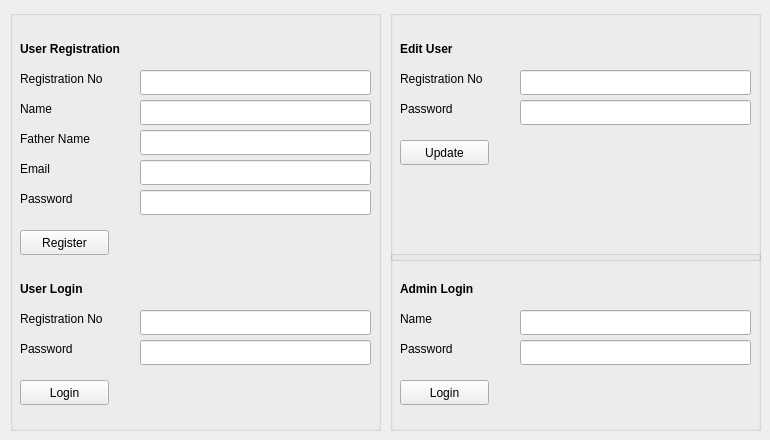
    <widget class="QWidget" name="tab">
     <attribute name="title">
      <string>Tab 1</string>
     </attribute>
     <widget class="QGroupBox" name="groupBox">
      <property name="geometry">
       <rect>
        <x>10</x>
        <y>10</y>
        <width>371</width>
        <height>421</height>
       </rect>
      </property>
      <property name="title">
       <string/>
      </property>
      <widget class="QLabel" name="label_5">
       <property name="geometry">
        <rect>
         <x>10</x>
         <y>150</y>
         <width>111</width>
         <height>17</height>
        </rect>
       </property>
       <property name="font">
        <font>
         <weight>50</weight>
         <bold>false</bold>
        </font>
       </property>
       <property name="text">
        <string>Email</string>
       </property>
      </widget>
      <widget class="QLabel" name="label_4">
       <property name="geometry">
        <rect>
         <x>10</x>
         <y>120</y>
         <width>111</width>
         <height>17</height>
        </rect>
       </property>
       <property name="font">
        <font>
         <weight>50</weight>
         <bold>false</bold>
        </font>
       </property>
       <property name="text">
        <string>Father Name</string>
       </property>
      </widget>
      <widget class="QLabel" name="label_8">
       <property name="geometry">
        <rect>
         <x>10</x>
         <y>330</y>
         <width>111</width>
         <height>17</height>
        </rect>
       </property>
       <property name="font">
        <font>
         <weight>50</weight>
         <bold>false</bold>
        </font>
       </property>
       <property name="text">
        <string>Password</string>
       </property>
      </widget>
      <widget class="QLineEdit" name="lineEdit_6">
       <property name="geometry">
        <rect>
         <x>130</x>
         <y>300</y>
         <width>231</width>
         <height>25</height>
        </rect>
       </property>
      </widget>
      <widget class="QPushButton" name="pushButton_7">
       <property name="geometry">
        <rect>
         <x>10</x>
         <y>370</y>
         <width>89</width>
         <height>25</height>
        </rect>
       </property>
       <property name="text">
        <string>Login</string>
       </property>
      </widget>
      <widget class="QPushButton" name="pushButton_6">
       <property name="geometry">
        <rect>
         <x>10</x>
         <y>220</y>
         <width>89</width>
         <height>25</height>
        </rect>
       </property>
       <property name="text">
        <string>Register</string>
       </property>
      </widget>
      <widget class="QLineEdit" name="lineEdit_2">
       <property name="geometry">
        <rect>
         <x>130</x>
         <y>90</y>
         <width>231</width>
         <height>25</height>
        </rect>
       </property>
      </widget>
      <widget class="QLabel" name="label_3">
       <property name="geometry">
        <rect>
         <x>10</x>
         <y>90</y>
         <width>111</width>
         <height>17</height>
        </rect>
       </property>
       <property name="font">
        <font>
         <weight>50</weight>
         <bold>false</bold>
        </font>
       </property>
       <property name="text">
        <string>Name</string>
       </property>
      </widget>
      <widget class="QLabel" name="label">
       <property name="geometry">
        <rect>
         <x>10</x>
         <y>30</y>
         <width>131</width>
         <height>17</height>
        </rect>
       </property>
       <property name="font">
        <font>
         <weight>75</weight>
         <bold>true</bold>
        </font>
       </property>
       <property name="text">
        <string>User Registration</string>
       </property>
      </widget>
      <widget class="QLineEdit" name="lineEdit_4">
       <property name="geometry">
        <rect>
         <x>130</x>
         <y>150</y>
         <width>231</width>
         <height>25</height>
        </rect>
       </property>
      </widget>
      <widget class="QLabel" name="label_2">
       <property name="geometry">
        <rect>
         <x>10</x>
         <y>60</y>
         <width>111</width>
         <height>17</height>
        </rect>
       </property>
       <property name="font">
        <font>
         <weight>50</weight>
         <bold>false</bold>
        </font>
       </property>
       <property name="text">
        <string>Registration No</string>
       </property>
      </widget>
      <widget class="QLineEdit" name="lineEdit_3">
       <property name="geometry">
        <rect>
         <x>130</x>
         <y>120</y>
         <width>231</width>
         <height>25</height>
        </rect>
       </property>
      </widget>
      <widget class="QLineEdit" name="lineEdit_5">
       <property name="geometry">
        <rect>
         <x>130</x>
         <y>180</y>
         <width>231</width>
         <height>25</height>
        </rect>
       </property>
       <property name="echoMode">
        <enum>QLineEdit::Password</enum>
       </property>
      </widget>
      <widget class="QLabel" name="label_7">
       <property name="geometry">
        <rect>
         <x>10</x>
         <y>270</y>
         <width>131</width>
         <height>17</height>
        </rect>
       </property>
       <property name="font">
        <font>
         <weight>75</weight>
         <bold>true</bold>
        </font>
       </property>
       <property name="text">
        <string>User Login</string>
       </property>
      </widget>
      <widget class="QLineEdit" name="lineEdit_7">
       <property name="geometry">
        <rect>
         <x>130</x>
         <y>330</y>
         <width>231</width>
         <height>25</height>
        </rect>
       </property>
       <property name="echoMode">
        <enum>QLineEdit::Password</enum>
       </property>
      </widget>
      <widget class="QLineEdit" name="lineEdit">
       <property name="geometry">
        <rect>
         <x>130</x>
         <y>60</y>
         <width>231</width>
         <height>25</height>
        </rect>
       </property>
      </widget>
      <widget class="QLabel" name="label_9">
       <property name="geometry">
        <rect>
         <x>10</x>
         <y>300</y>
         <width>111</width>
         <height>17</height>
        </rect>
       </property>
       <property name="font">
        <font>
         <weight>50</weight>
         <bold>false</bold>
        </font>
       </property>
       <property name="text">
        <string>Registration No</string>
       </property>
      </widget>
      <widget class="QLabel" name="label_6">
       <property name="geometry">
        <rect>
         <x>10</x>
         <y>180</y>
         <width>111</width>
         <height>17</height>
        </rect>
       </property>
       <property name="font">
        <font>
         <weight>50</weight>
         <bold>false</bold>
        </font>
       </property>
       <property name="text">
        <string>Password</string>
       </property>
      </widget>
     </widget>
     <widget class="QGroupBox" name="groupBox_2">
      <property name="enabled">
       <bool>true</bool>
      </property>
      <property name="geometry">
       <rect>
        <x>390</x>
        <y>10</y>
        <width>371</width>
        <height>251</height>
       </rect>
      </property>
      <property name="title">
       <string/>
      </property>
      <widget class="QLineEdit" name="lineEdit_23">
       <property name="geometry">
        <rect>
         <x>130</x>
         <y>60</y>
         <width>231</width>
         <height>25</height>
        </rect>
       </property>
      </widget>
      <widget class="QLabel" name="label_31">
       <property name="geometry">
        <rect>
         <x>10</x>
         <y>60</y>
         <width>111</width>
         <height>17</height>
        </rect>
       </property>
       <property name="font">
        <font>
         <weight>50</weight>
         <bold>false</bold>
        </font>
       </property>
       <property name="text">
        <string>Registration No</string>
       </property>
      </widget>
      <widget class="QLabel" name="label_28">
       <property name="geometry">
        <rect>
         <x>10</x>
         <y>30</y>
         <width>131</width>
         <height>17</height>
        </rect>
       </property>
       <property name="font">
        <font>
         <weight>75</weight>
         <bold>true</bold>
        </font>
       </property>
       <property name="text">
        <string>Edit User</string>
       </property>
      </widget>
      <widget class="QLabel" name="label_30">
       <property name="geometry">
        <rect>
         <x>10</x>
         <y>90</y>
         <width>111</width>
         <height>17</height>
        </rect>
       </property>
       <property name="font">
        <font>
         <weight>50</weight>
         <bold>false</bold>
        </font>
       </property>
       <property name="text">
        <string>Password</string>
       </property>
      </widget>
      <widget class="QPushButton" name="pushButton_13">
       <property name="geometry">
        <rect>
         <x>10</x>
         <y>130</y>
         <width>89</width>
         <height>25</height>
        </rect>
       </property>
       <property name="text">
        <string>Update</string>
       </property>
      </widget>
      <widget class="QLineEdit" name="lineEdit_25">
       <property name="geometry">
        <rect>
         <x>130</x>
         <y>90</y>
         <width>231</width>
         <height>25</height>
        </rect>
       </property>
       <property name="echoMode">
        <enum>QLineEdit::Password</enum>
       </property>
      </widget>
     </widget>
     <widget class="QGroupBox" name="groupBox_3">
      <property name="geometry">
       <rect>
        <x>390</x>
        <y>250</y>
        <width>371</width>
        <height>181</height>
       </rect>
      </property>
      <property name="title">
       <string/>
      </property>
      <widget class="QLineEdit" name="lineEdit_9">
       <property name="geometry">
        <rect>
         <x>130</x>
         <y>90</y>
         <width>231</width>
         <height>25</height>
        </rect>
       </property>
       <property name="echoMode">
        <enum>QLineEdit::Password</enum>
       </property>
      </widget>
      <widget class="QLabel" name="label_11">
       <property name="geometry">
        <rect>
         <x>10</x>
         <y>60</y>
         <width>111</width>
         <height>17</height>
        </rect>
       </property>
       <property name="font">
        <font>
         <weight>50</weight>
         <bold>false</bold>
        </font>
       </property>
       <property name="text">
        <string>Name</string>
       </property>
      </widget>
      <widget class="QLabel" name="label_10">
       <property name="geometry">
        <rect>
         <x>10</x>
         <y>30</y>
         <width>131</width>
         <height>17</height>
        </rect>
       </property>
       <property name="font">
        <font>
         <weight>75</weight>
         <bold>true</bold>
        </font>
       </property>
       <property name="text">
        <string>Admin Login</string>
       </property>
      </widget>
      <widget class="QLabel" name="label_12">
       <property name="geometry">
        <rect>
         <x>10</x>
         <y>90</y>
         <width>111</width>
         <height>17</height>
        </rect>
       </property>
       <property name="font">
        <font>
         <weight>50</weight>
         <bold>false</bold>
        </font>
       </property>
       <property name="text">
        <string>Password</string>
       </property>
      </widget>
      <widget class="QPushButton" name="pushButton_8">
       <property name="enabled">
        <bool>true</bool>
       </property>
       <property name="geometry">
        <rect>
         <x>10</x>
         <y>130</y>
         <width>89</width>
         <height>25</height>
        </rect>
       </property>
       <property name="text">
        <string>Login</string>
       </property>
      </widget>
      <widget class="QLineEdit" name="lineEdit_8">
       <property name="geometry">
        <rect>
         <x>130</x>
         <y>60</y>
         <width>231</width>
         <height>25</height>
        </rect>
       </property>
      </widget>
     </widget>
    </widget>
